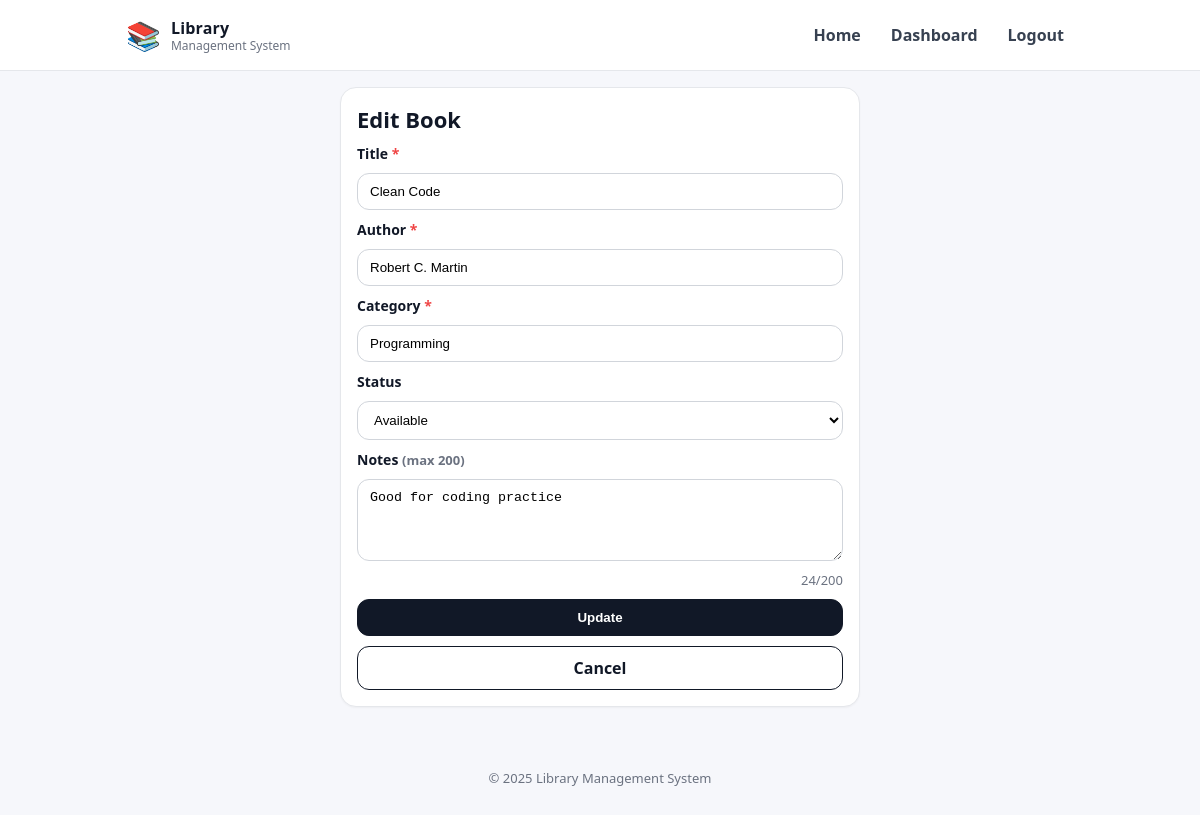
Page /edit_book.php?id=1 (signed in) on the committed database.
### tables this page shows
CREATE TABLE IF NOT EXISTS books (
  id INT AUTO_INCREMENT PRIMARY KEY,
  title VARCHAR(150) NOT NULL,
  author VARCHAR(120) NOT NULL,
  category VARCHAR(80) NOT NULL,
  status ENUM('Available','Issued') NOT NULL DEFAULT 'Available',
  notes VARCHAR(200) DEFAULT NULL,
  created_at TIMESTAMP DEFAULT CURRENT_TIMESTAMP
);

### edit_book.php (the view, shortened to what this page needs)
<?php
require "config.php";
$id = (int)($_GET["id"] ?? 0);
$stmt = $conn->prepare("SELECT id, title, author, category, status, notes FROM books WHERE id=? LIMIT 1");
$stmt->bind_param("i", $id);
$stmt->execute();
$res = $stmt->get_result();
$book = $res->fetch_assoc();
require "header.php";
?>
<section class="card card--narrow">
  <h1 class="h1">Edit Book</h1>
  <form method="POST" class="form" onsubmit="return validateBookForm();">
    <label class="label">Title <span class="req">*</span></label>
    <input class="input" id="title" name="title" type="text" value="<?php echo htmlspecialchars($book["title"]); ?>" required />
    <label class="label">Author <span class="req">*</span></label>
    <input class="input" id="author" name="author" type="text" value="<?php echo htmlspecialchars($book["author"]); ?>" required />
    <label class="label">Category <span class="req">*</span></label>
    <input class="input" id="category" name="category" type="text" value="<?php echo htmlspecialchars($book["category"]); ?>" required />
    <label class="label">Status</label>
    <select class="input" name="status">
      <option value="Available" <?php echo ($book["status"] === "Available") ? "selected" : ""; ?>>Available</option>
    </select>
    <label class="label">Notes <span class="muted small">(max 200)</span></label>
    <textarea class="input textarea" id="notes" name="notes" rows="4" maxlength="200"><?php echo htmlspecialchars($book["notes"] ?? ""); ?></textarea>
    <div class="muted small right"><span id="notesCount"><?php echo strlen($book["notes"] ?? ""); ?></span>/200</div>
    <button class="btn" type="submit">Update</button>
    <a class="btn btn--ghost" href="dashboard.php">Cancel</a>
  </form>
</section>
<?php require "footer.php"; ?>

### style.css (style rules this page uses)
* { box-sizing: border-box; }
body { margin: 0; font-family: system-ui, -apple-system, Segoe UI, Roboto, Helvetica, Arial, "Noto Sans", "Apple Color Emoji", "Segoe UI Emoji"; background: #f6f7fb; color: #111827; }
a { text-decoration: none; color: inherit; }
.card { background: #fff; border: 1px solid #e5e7eb; border-radius: 16px; padding: 16px; box-shadow: 0 1px 2px rgba(0,0,0,0.04); }
.card--narrow { max-width: 520px; margin: 0 auto; }
.h1 { margin: 0 0 8px; font-size: 22px; }
.muted { color: #6b7280; }
.small { font-size: 13px; }
.right { text-align: right; }
.form { display: grid; gap: 10px; margin-top: 10px; }
.label { font-weight: 700; font-size: 14px; }
.req { color: #ef4444; }
.input { width: 100%; padding: 10px 12px; border: 1px solid #d1d5db; border-radius: 12px; background: #fff; outline: none; }
.textarea { resize: vertical; }
.btn { display: inline-flex; align-items: center; justify-content: center; padding: 10px 12px; border-radius: 12px; border: 1px solid #111827; background: #111827; color: #fff; font-weight: 700; cursor: pointer; }
.btn--ghost { background: #fff; color: #111827; }

### rows in the picture
books: title "Clean Code", author "Robert C. Martin", category "Programming", status "Available", notes "Good for coding practice", notes "24"
